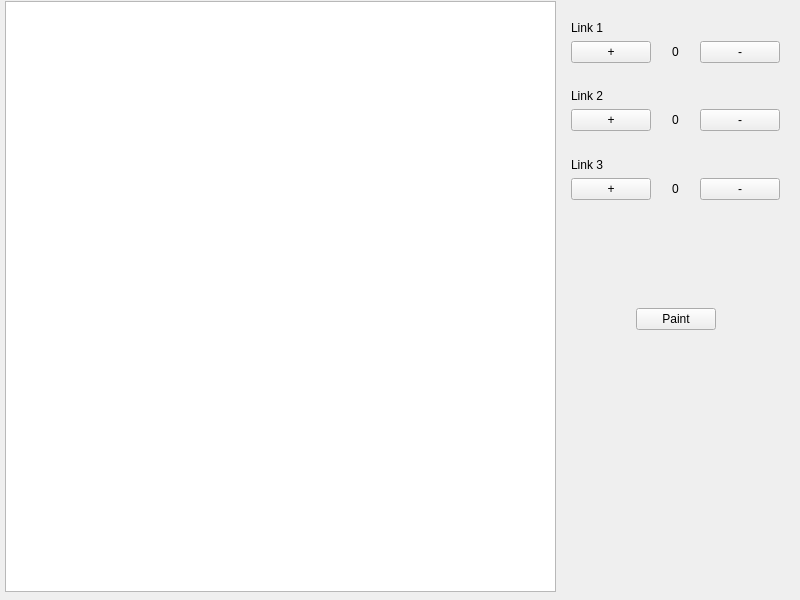
<?xml version="1.0" encoding="UTF-8"?>
<ui version="4.0">
 <class>MainWindow</class>
 <widget class="QMainWindow" name="MainWindow">
  <property name="geometry">
   <rect>
    <x>0</x>
    <y>0</y>
    <width>800</width>
    <height>600</height>
   </rect>
  </property>
  <property name="windowTitle">
   <string>PaintBot</string>
  </property>
  <widget class="QWidget" name="centralWidget">
   <widget class="QWidget" name="layoutWidget">
    <property name="geometry">
     <rect>
      <x>560</x>
      <y>10</y>
      <width>231</width>
      <height>331</height>
     </rect>
    </property>
    <layout class="QVBoxLayout" name="verticalLayout">
     <item>
      <widget class="QLabel" name="label">
       <property name="text">
        <string>Link 1</string>
       </property>
      </widget>
     </item>
     <item>
      <layout class="QHBoxLayout" name="horizontalLayout_2">
       <item>
        <widget class="QPushButton" name="pushButton_2">
         <property name="text">
          <string>+</string>
         </property>
        </widget>
       </item>
       <item>
        <widget class="QLabel" name="label_4">
         <property name="text">
          <string>0</string>
         </property>
         <property name="alignment">
          <set>Qt::AlignCenter</set>
         </property>
        </widget>
       </item>
       <item>
        <widget class="QPushButton" name="pushButton_3">
         <property name="text">
          <string>-</string>
         </property>
        </widget>
       </item>
      </layout>
     </item>
     <item>
      <spacer name="verticalSpacer">
       <property name="orientation">
        <enum>Qt::Vertical</enum>
       </property>
       <property name="sizeHint" stdset="0">
        <size>
         <width>20</width>
         <height>40</height>
        </size>
       </property>
      </spacer>
     </item>
     <item>
      <widget class="QLabel" name="label_2">
       <property name="text">
        <string>Link 2</string>
       </property>
      </widget>
     </item>
     <item>
      <layout class="QHBoxLayout" name="horizontalLayout_4">
       <item>
        <widget class="QPushButton" name="pushButton_6">
         <property name="text">
          <string>+</string>
         </property>
        </widget>
       </item>
       <item>
        <widget class="QLabel" name="label_6">
         <property name="text">
          <string>0</string>
         </property>
         <property name="alignment">
          <set>Qt::AlignCenter</set>
         </property>
        </widget>
       </item>
       <item>
        <widget class="QPushButton" name="pushButton_7">
         <property name="text">
          <string>-</string>
         </property>
        </widget>
       </item>
      </layout>
     </item>
     <item>
      <spacer name="verticalSpacer_3">
       <property name="orientation">
        <enum>Qt::Vertical</enum>
       </property>
       <property name="sizeHint" stdset="0">
        <size>
         <width>20</width>
         <height>40</height>
        </size>
       </property>
      </spacer>
     </item>
     <item>
      <widget class="QLabel" name="label_3">
       <property name="text">
        <string>Link 3</string>
       </property>
      </widget>
     </item>
     <item>
      <layout class="QHBoxLayout" name="horizontalLayout_5">
       <item>
        <widget class="QPushButton" name="pushButton_8">
         <property name="text">
          <string>+</string>
         </property>
        </widget>
       </item>
       <item>
        <widget class="QLabel" name="label_7">
         <property name="text">
          <string>0</string>
         </property>
         <property name="alignment">
          <set>Qt::AlignCenter</set>
         </property>
        </widget>
       </item>
       <item>
        <widget class="QPushButton" name="pushButton_9">
         <property name="text">
          <string>-</string>
         </property>
        </widget>
       </item>
      </layout>
     </item>
     <item>
      <spacer name="verticalSpacer_6">
       <property name="orientation">
        <enum>Qt::Vertical</enum>
       </property>
       <property name="sizeHint" stdset="0">
        <size>
         <width>20</width>
         <height>40</height>
        </size>
       </property>
      </spacer>
     </item>
     <item>
      <spacer name="verticalSpacer_5">
       <property name="orientation">
        <enum>Qt::Vertical</enum>
       </property>
       <property name="sizeHint" stdset="0">
        <size>
         <width>20</width>
         <height>40</height>
        </size>
       </property>
      </spacer>
     </item>
     <item>
      <spacer name="verticalSpacer_7">
       <property name="orientation">
        <enum>Qt::Vertical</enum>
       </property>
       <property name="sizeHint" stdset="0">
        <size>
         <width>20</width>
         <height>40</height>
        </size>
       </property>
      </spacer>
     </item>
     <item>
      <spacer name="verticalSpacer_2">
       <property name="orientation">
        <enum>Qt::Vertical</enum>
       </property>
       <property name="sizeHint" stdset="0">
        <size>
         <width>20</width>
         <height>40</height>
        </size>
       </property>
      </spacer>
     </item>
     <item>
      <spacer name="verticalSpacer_4">
       <property name="orientation">
        <enum>Qt::Vertical</enum>
       </property>
       <property name="sizeHint" stdset="0">
        <size>
         <width>20</width>
         <height>40</height>
        </size>
       </property>
      </spacer>
     </item>
     <item>
      <layout class="QHBoxLayout" name="horizontalLayout">
       <item>
        <spacer name="horizontalSpacer_2">
         <property name="orientation">
          <enum>Qt::Horizontal</enum>
         </property>
         <property name="sizeHint" stdset="0">
          <size>
           <width>40</width>
           <height>20</height>
          </size>
         </property>
        </spacer>
       </item>
       <item>
        <widget class="QPushButton" name="pushButton">
         <property name="sizePolicy">
          <sizepolicy hsizetype="Preferred" vsizetype="Preferred">
           <horstretch>0</horstretch>
           <verstretch>0</verstretch>
          </sizepolicy>
         </property>
         <property name="text">
          <string>Paint</string>
         </property>
         <property name="checkable">
          <bool>true</bool>
         </property>
         <property name="checked">
          <bool>false</bool>
         </property>
        </widget>
       </item>
       <item>
        <spacer name="horizontalSpacer">
         <property name="orientation">
          <enum>Qt::Horizontal</enum>
         </property>
         <property name="sizeHint" stdset="0">
          <size>
           <width>40</width>
           <height>20</height>
          </size>
         </property>
        </spacer>
       </item>
      </layout>
     </item>
    </layout>
   </widget>
   <widget class="QGraphicsView" name="graphicsView">
    <property name="geometry">
     <rect>
      <x>5</x>
      <y>1</y>
      <width>551</width>
      <height>591</height>
     </rect>
    </property>
   </widget>
  </widget>
 </widget>
 <layoutdefault spacing="6" margin="11"/>
 <resources/>
 <connections/>
</ui>
